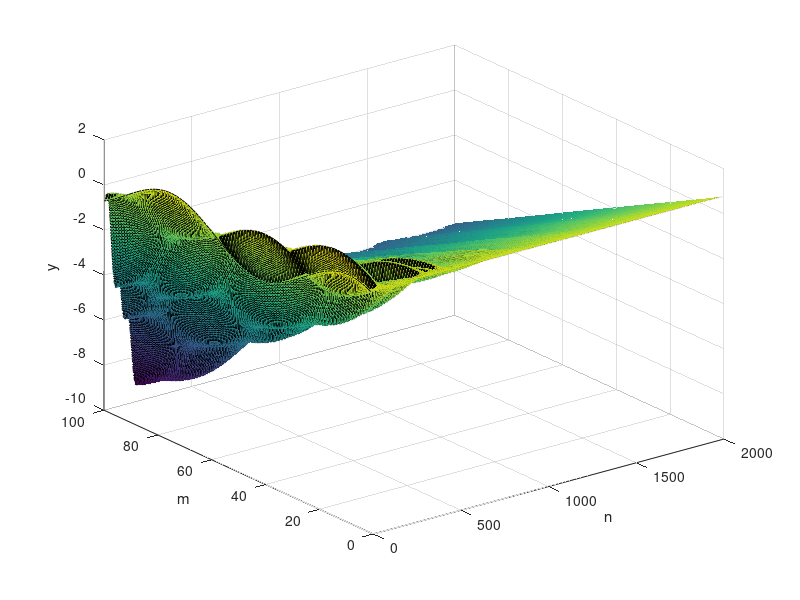
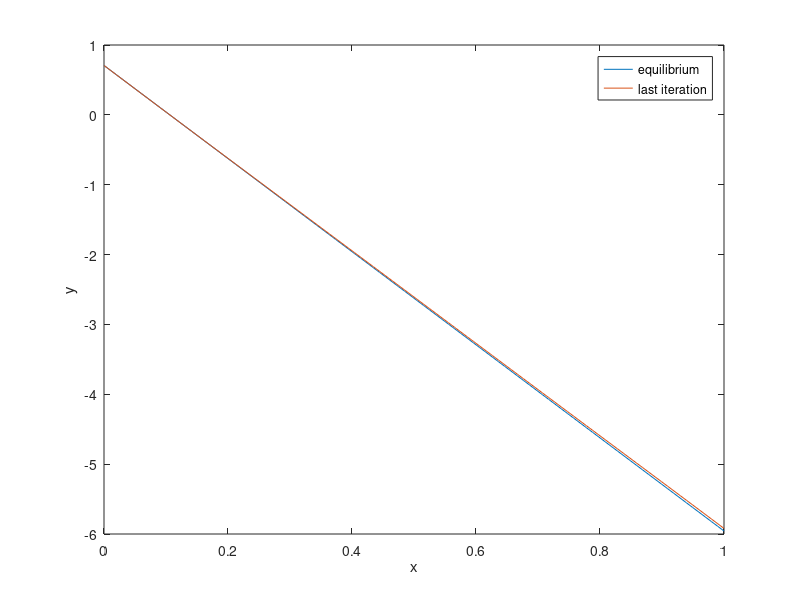
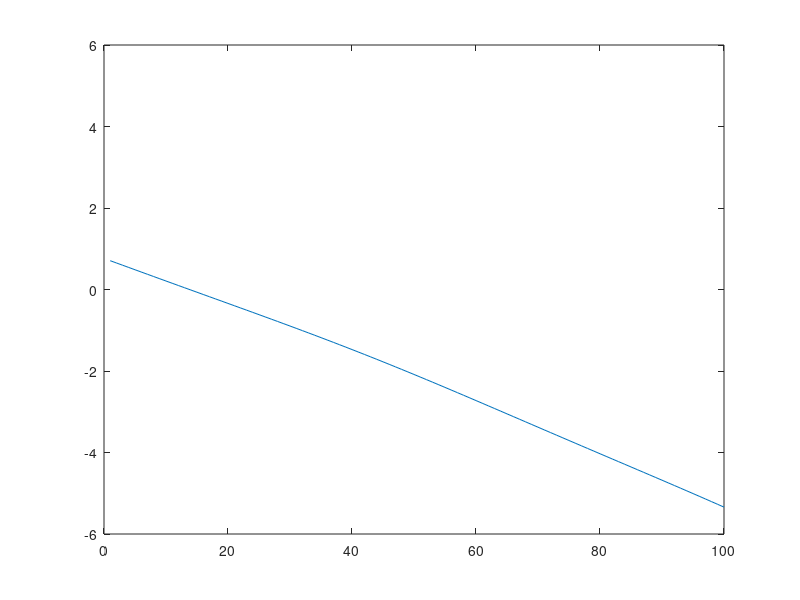

Here is the MATLAB script that generated these plots, in order:
% Constants start

% Linear mass density (u)
linear_mass_density = 0.01;

% Tension force (T)
tension_force = 100;

% viscous damping coefficent [N*s/m]
b = 0.5;

% String length (L)
string_length = 1;

%Matrix
M = 100;
N = 2000;

% Constants end

beta = b / 2 / linear_mass_density;
x = linspace(0, string_length, M)';
velocity = sqrt(tension_force / linear_mass_density);
dx = x(2) - x(1);
dt = dx / velocity;
p = (velocity * dt / dx)^2;
q = 1 + beta * dt;
u = 1 - beta * dt;

% boundary conditions
% (l, r) Dirichlet condition
% (h, k) Neumann condition

% Dirichlet - Neumann
s = sin(3 * pi * x + pi / 4);
g = x .* (1 - x);
l = sqrt(2) / 2 * ones(1, N);
k = -3 * pi * sqrt(2) / 2 * ones(1, N);

f(:, 1) = s;
f(1, 2:N) = l(2:N);
f(2:M - 1, 2) = p / 2 * (f(3:M, 1) - 2 * f(2:M - 1, 1) + f(1:M - 2, 1)) + f(2:M - 1, 1) + u * dt * g(2:M - 1);
f(M, 2) = p * (dx * k(2) - f(M, 1) + f(M - 1, 1)) + f(M, 1) + u * dt * g(M);

for n = 2:N - 1
    f(2:M - 1, n + 1) = (1 / q) * p * (f(3:M, n) - 2 * f(2:M - 1, n) + f(1:M - 2, n)) + 2 * (1 / q) * f(2:M - 1, n) - (u / q) * f(2:M - 1, n - 1);
    f(M, n + 1) = (1 / q) * p * 2 * (dx * k(n) - f(M, n) + f(M - 1, n)) + 2 * (1 / q) * f(M, n) - (u / q) * f(M, n - 1);
end

plot_x = 0:1 / (M - 1):1;
plot_y = 0:1 / (M - 1):1;

figure(1)
surf(f);
zlabel('y');
xlabel('n');
ylabel('m');
figure(2)
plot(plot_x, k(1) * plot_x + l(1), plot_y, f(:, N));
legend({'equilibrium', 'last iteration'})
xlabel('x');
ylabel('y');
X = 1:M;
fig = figure(3);
axh = axes('Parent',fig);
i = 1;
ph = plot(axh, X,f(:,i));
xlim([0 M]);
ylim([-6 6]);

while i < M
    i = i + 1;
    set(ph,'YData',f(:, i));
    pause(0.1)
end

